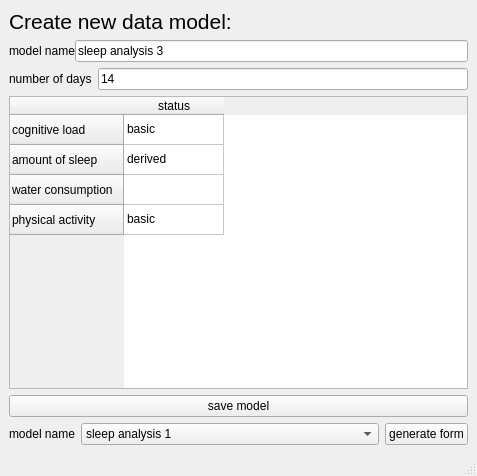
<?xml version="1.0" encoding="UTF-8"?>
<ui version="4.0">
 <class>MainWindow</class>
 <widget class="QMainWindow" name="MainWindow">
  <property name="geometry">
   <rect>
    <x>0</x>
    <y>0</y>
    <width>477</width>
    <height>476</height>
   </rect>
  </property>
  <property name="windowTitle">
   <string>MainWindow</string>
  </property>
  <widget class="QWidget" name="centralwidget">
   <property name="layoutDirection">
    <enum>Qt::LeftToRight</enum>
   </property>
   <layout class="QVBoxLayout" name="verticalLayout_2">
    <item>
     <widget class="QLabel" name="label">
      <property name="sizePolicy">
       <sizepolicy hsizetype="Minimum" vsizetype="Minimum">
        <horstretch>0</horstretch>
        <verstretch>0</verstretch>
       </sizepolicy>
      </property>
      <property name="font">
       <font>
        <pointsize>16</pointsize>
       </font>
      </property>
      <property name="text">
       <string>Create new data model:</string>
      </property>
     </widget>
    </item>
    <item>
     <layout class="QVBoxLayout" name="verticalLayout">
      <property name="sizeConstraint">
       <enum>QLayout::SetDefaultConstraint</enum>
      </property>
      <item>
       <layout class="QHBoxLayout" name="horizontalLayout">
        <property name="spacing">
         <number>0</number>
        </property>
        <property name="sizeConstraint">
         <enum>QLayout::SetDefaultConstraint</enum>
        </property>
        <property name="rightMargin">
         <number>0</number>
        </property>
        <item>
         <widget class="QLabel" name="label_2">
          <property name="text">
           <string>model name</string>
          </property>
          <property name="margin">
           <number>5</number>
          </property>
         </widget>
        </item>
        <item>
         <widget class="QLineEdit" name="model_name_lineEdit">
          <property name="text">
           <string>sleep analysis 3</string>
          </property>
         </widget>
        </item>
       </layout>
      </item>
      <item>
       <layout class="QHBoxLayout" name="horizontalLayout_2">
        <property name="spacing">
         <number>6</number>
        </property>
        <property name="sizeConstraint">
         <enum>QLayout::SetMinimumSize</enum>
        </property>
        <item>
         <widget class="QLabel" name="label_3">
          <property name="sizePolicy">
           <sizepolicy hsizetype="Minimum" vsizetype="Minimum">
            <horstretch>0</horstretch>
            <verstretch>0</verstretch>
           </sizepolicy>
          </property>
          <property name="text">
           <string>number of days</string>
          </property>
          <property name="margin">
           <number>5</number>
          </property>
         </widget>
        </item>
        <item>
         <widget class="QLineEdit" name="num_of_days_lineEdit">
          <property name="text">
           <string>14</string>
          </property>
         </widget>
        </item>
       </layout>
      </item>
     </layout>
    </item>
    <item>
     <widget class="QTableWidget" name="choose_parmeter_table">
      <property name="sizePolicy">
       <sizepolicy hsizetype="Expanding" vsizetype="Expanding">
        <horstretch>0</horstretch>
        <verstretch>0</verstretch>
       </sizepolicy>
      </property>
      <row>
       <property name="text">
        <string>cognitive load</string>
       </property>
      </row>
      <row>
       <property name="text">
        <string>amount of sleep</string>
       </property>
      </row>
      <row>
       <property name="text">
        <string>water consumption</string>
       </property>
      </row>
      <row>
       <property name="text">
        <string>physical activity</string>
       </property>
      </row>
      <column>
       <property name="text">
        <string>status</string>
       </property>
      </column>
      <item row="0" column="0">
       <property name="text">
        <string>basic</string>
       </property>
      </item>
      <item row="1" column="0">
       <property name="text">
        <string>derived</string>
       </property>
      </item>
      <item row="3" column="0">
       <property name="text">
        <string>basic</string>
       </property>
      </item>
     </widget>
    </item>
    <item>
     <widget class="QPushButton" name="save_model_btn">
      <property name="text">
       <string>save model</string>
      </property>
     </widget>
    </item>
    <item>
     <layout class="QHBoxLayout" name="horizontalLayout_3">
      <item>
       <widget class="QLabel" name="label_4">
        <property name="sizePolicy">
         <sizepolicy hsizetype="Maximum" vsizetype="Preferred">
          <horstretch>0</horstretch>
          <verstretch>0</verstretch>
         </sizepolicy>
        </property>
        <property name="text">
         <string>model name</string>
        </property>
        <property name="margin">
         <number>5</number>
        </property>
       </widget>
      </item>
      <item>
       <widget class="QComboBox" name="choose_model_to_form_comboBox">
        <item>
         <property name="text">
          <string>sleep analysis 1</string>
         </property>
        </item>
       </widget>
      </item>
      <item>
       <widget class="QPushButton" name="generate_form_btn">
        <property name="sizePolicy">
         <sizepolicy hsizetype="Maximum" vsizetype="Fixed">
          <horstretch>0</horstretch>
          <verstretch>0</verstretch>
         </sizepolicy>
        </property>
        <property name="text">
         <string>generate form</string>
        </property>
       </widget>
      </item>
     </layout>
    </item>
   </layout>
  </widget>
  <widget class="QStatusBar" name="statusbar"/>
 </widget>
 <resources/>
 <connections/>
</ui>
